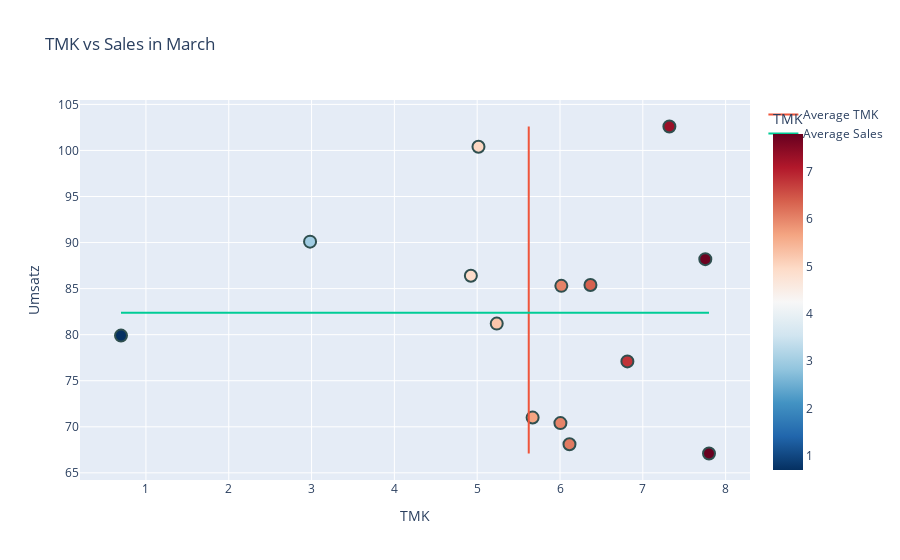

Notebook code for this chart:
### Markdown cell above
Question: Why is the accuarcy below 0.5 in march and december?

### Code cell
# month March 
march_data = sales_camping_wea_2010[sales_camping_wea_2010['Datum'].dt.month == 3].copy()

average_tmk_march = march_data['TMK'].mean()
average_sales_march = march_data['Umsatz'].mean()

fig = px.scatter(march_data, x='TMK', y='Umsatz', color='TMK',
                 hover_data={'Year': march_data['Datum'].dt.year}, 
                 color_continuous_scale='RdBu_r', 
                 title='TMK vs Sales in March')

# Lines for average Temperaure and average Sales
tmk_line = pd.DataFrame({'TMK': [average_tmk_march, average_tmk_march],
                         'Sales': [march_data['Umsatz'].min(), march_data['Umsatz'].max()],
                         'Line': ['Average TMK'] * 2})
sales_line = pd.DataFrame({'TMK': [march_data['TMK'].min(), march_data['TMK'].max()],
                           'Sales': [average_sales_march, average_sales_march],
                           'Line': ['Average Sales'] * 2})

fig.add_scatter(x=tmk_line['TMK'], y=tmk_line['Sales'], mode='lines', name='Average TMK')
fig.add_scatter(x=sales_line['TMK'], y=sales_line['Sales'], mode='lines', name='Average Sales')

fig.update_traces(marker=dict(size=12, line=dict(width=2, color='DarkSlateGrey')),
                  selector=dict(mode='markers'))

fig.show()

### Figure 1 — Plotly figure (JSON) as saved in the notebook; plotly's stock layout.template omitted (floating-point values rounded to 4 significant figures)
{"data": [{"customdata": [[2010], [2011], [2012], [2013], [2014], [2015], [2016], [2017], [2018], [2019], [2020], [2021], [2022], [2023]], "hovertemplate": "TMK=%{marker.color}<br>Umsatz=%{y}<br>Year=%{customdata[0]}<extra></extra>", "legendgroup": "", "marker": {"color": [5.016, 5.236, 7.755, 0.6987, 7.799, 6.005, 4.924, 6.814, 2.982, 7.321, 6.115, 5.669, 6.016, 6.368], "coloraxis": "coloraxis", "line": {"color": "DarkSlateGrey", "width": 2}, "size": 12, "symbol": "circle"}, "mode": "markers", "name": "", "orientation": "v", "showlegend": false, "type": "scatter", "x": [5.016, 5.236, 7.755, 0.6987, 7.799, 6.005, 4.924, 6.814, 2.982, 7.321, 6.115, 5.669, 6.016, 6.368], "xaxis": "x", "y": [100.4, 81.2, 88.2, 79.9, 67.1, 70.4, 86.4, 77.1, 90.1, 102.6, 68.1, 71, 85.3, 85.4], "yaxis": "y"}, {"mode": "lines", "name": "Average TMK", "type": "scatter", "x": [5.623, 5.623], "y": [67.1, 102.6]}, {"mode": "lines", "name": "Average Sales", "type": "scatter", "x": [0.6987, 7.799], "y": [82.37, 82.37]}], "layout": {"coloraxis": {"colorbar": {"title": {"text": "TMK"}}, "colorscale": [[0, "rgb(5,48,97)"], [0.1, "rgb(33,102,172)"], [0.2, "rgb(67,147,195)"], [0.3, "rgb(146,197,222)"], [0.4, "rgb(209,229,240)"], [0.5, "rgb(247,247,247)"], [0.6, "rgb(253,219,199)"], [0.7, "rgb(244,165,130)"], [0.8, "rgb(214,96,77)"], [0.9, "rgb(178,24,43)"], [1, "rgb(103,0,31)"]]}, "legend": {"tracegroupgap": 0}, "title": {"text": "TMK vs Sales in March"}, "xaxis": {"anchor": "y", "domain": [0, 1], "title": {"text": "TMK"}}, "yaxis": {"anchor": "x", "domain": [0, 1], "title": {"text": "Umsatz"}}}}
